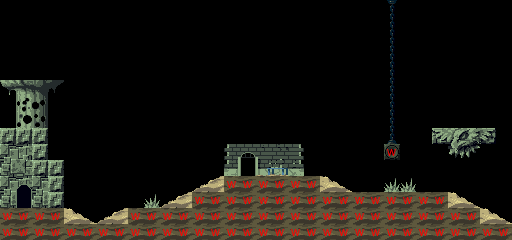

A level layout from a 2D game, rendered from its tile map. Below: a short description, then the map file with its tile-grid data intact:
An orthogonal 32x15 tile map with 16x16 px tiles, 3 tile layers (Layer000, Layer001, Permissions), 2 tilesets.

<map version="1.0" orientation="orthogonal" width="32" height="15" tilewidth="16" tileheight="16">
 <tileset firstgid="1" name="tileset0" tilewidth="16" tileheight="16">
  <image source="gfx/PrtSand.png" trans="000000" width="256" height="112" />
 </tileset>
 <tileset firstgid="113" name="permissions" tilewidth="16" tileheight="16">
  <image source="gfx/permissions.png" trans="000000" width="128" height="128" />
 </tileset>
 <layer name="Layer000" width="32" height="15">
  <data encoding="csv">
0,0,0,0,0,0,0,0,0,0,0,0,0,0,0,0,0,0,0,0,0,0,0,0,10,0,0,0,0,0,0,0,
0,0,0,0,0,0,0,0,0,0,0,0,0,0,0,0,0,0,0,0,0,0,0,0,26,0,0,0,0,0,0,0,
0,0,0,0,0,0,0,0,0,0,0,0,0,0,0,0,0,0,0,0,0,0,0,0,26,0,0,0,0,0,0,0,
0,0,0,0,0,0,0,0,0,0,0,0,0,0,0,0,0,0,0,0,0,0,0,0,26,0,0,0,0,0,0,0,
0,0,0,0,0,0,0,0,0,0,0,0,0,0,0,0,0,0,0,0,0,0,0,0,26,0,0,0,0,0,0,0,
0,0,0,0,0,0,0,0,0,0,0,0,0,0,0,0,0,0,0,0,0,0,0,0,26,0,0,0,0,0,0,0,
0,0,0,0,0,0,0,0,0,0,0,0,0,0,0,0,0,0,0,0,0,0,0,0,26,0,0,0,0,0,0,0,
0,0,0,0,0,0,0,0,0,0,0,0,0,0,0,0,0,0,0,0,0,0,0,0,26,0,0,0,0,0,0,0,
34,34,34,0,0,0,0,0,0,0,0,0,0,0,0,0,0,0,0,0,0,0,0,0,42,0,0,0,0,0,0,0,
2,3,34,0,0,0,0,0,0,0,0,0,0,0,87,88,89,90,91,0,0,0,0,0,37,0,0,0,0,0,0,0,
18,19,34,34,0,0,0,0,0,0,0,0,0,0,103,104,105,106,107,0,0,0,0,0,0,0,0,0,0,0,0,0,
2,3,2,34,0,0,0,0,0,0,0,0,8,9,4,5,4,5,4,5,6,7,0,0,0,0,0,0,0,0,0,0,
18,19,18,34,0,0,0,0,0,0,8,9,4,5,4,5,4,5,4,5,4,5,4,5,4,5,4,5,6,7,0,0,
4,5,4,5,6,7,8,9,4,5,4,5,4,5,4,5,4,5,4,5,4,5,4,5,4,5,4,5,4,5,6,7,
4,5,4,5,4,5,4,5,4,5,4,5,4,5,4,5,4,5,4,5,4,5,4,5,4,5,4,5,4,5,4,5
</data>
 </layer>
 <layer name="Layer001" width="32" height="15">
  <data encoding="csv">
0,0,0,0,0,0,0,0,0,0,0,0,0,0,0,0,0,0,0,0,0,0,0,0,0,0,0,0,0,0,0,0,
0,0,0,0,0,0,0,0,0,0,0,0,0,0,0,0,0,0,0,0,0,0,0,0,0,0,0,0,0,0,0,0,
0,0,0,0,0,0,0,0,0,0,0,0,0,0,0,0,0,0,0,0,0,0,0,0,0,0,0,0,0,0,0,0,
0,0,0,0,0,0,0,0,0,0,0,0,0,0,0,0,0,0,0,0,0,0,0,0,0,0,0,0,0,0,0,0,
0,0,0,0,0,0,0,0,0,0,0,0,0,0,0,0,0,0,0,0,0,0,0,0,0,0,0,0,0,0,0,0,
43,44,45,46,0,0,0,0,0,0,0,0,0,0,0,0,0,0,0,0,0,0,0,0,0,0,0,0,0,0,0,0,
0,14,15,0,0,0,0,0,0,0,0,0,0,0,0,0,0,0,0,0,0,0,0,0,0,0,0,0,0,0,0,0,
0,30,31,0,0,0,0,0,0,0,0,0,0,0,0,0,0,0,0,0,0,0,0,0,0,0,0,0,0,0,0,0,
0,0,0,0,0,0,0,0,0,0,0,0,0,0,0,0,0,0,0,0,0,0,0,0,0,0,0,22,23,24,25,0,
0,0,0,0,0,0,0,0,0,0,0,0,0,0,0,0,0,0,0,0,0,0,0,0,0,0,0,0,39,40,0,0,
0,0,0,0,0,0,0,0,0,0,0,0,0,0,0,0,100,101,0,0,0,0,0,0,0,0,0,0,0,0,0,0,
0,17,0,0,0,0,0,0,0,0,0,0,0,0,0,0,0,0,0,0,0,0,0,0,72,72,0,0,0,0,0,0,
0,33,0,0,0,0,0,0,0,72,0,0,0,0,0,0,0,0,0,0,0,0,0,0,0,0,0,0,0,0,0,0,
0,0,0,0,0,0,0,0,0,0,0,0,0,0,0,0,0,0,0,0,0,0,0,0,0,0,0,0,0,0,0,0,
0,0,0,0,0,0,0,0,0,0,0,0,0,0,0,0,0,0,0,0,0,0,0,0,0,0,0,0,0,0,0,0
</data>
 </layer>
 <layer name="Permissions" width="32" height="15">
  <data encoding="csv">
0,0,0,0,0,0,0,0,0,0,0,0,0,0,0,0,0,0,0,0,0,0,0,0,0,0,0,0,0,0,0,0,
0,0,0,0,0,0,0,0,0,0,0,0,0,0,0,0,0,0,0,0,0,0,0,0,0,0,0,0,0,0,0,0,
0,0,0,0,0,0,0,0,0,0,0,0,0,0,0,0,0,0,0,0,0,0,0,0,0,0,0,0,0,0,0,0,
0,0,0,0,0,0,0,0,0,0,0,0,0,0,0,0,0,0,0,0,0,0,0,0,0,0,0,0,0,0,0,0,
0,0,0,0,0,0,0,0,0,0,0,0,0,0,0,0,0,0,0,0,0,0,0,0,0,0,0,0,0,0,0,0,
0,0,0,0,0,0,0,0,0,0,0,0,0,0,0,0,0,0,0,0,0,0,0,0,0,0,0,0,0,0,0,0,
0,0,0,0,0,0,0,0,0,0,0,0,0,0,0,0,0,0,0,0,0,0,0,0,0,0,0,0,0,0,0,0,
0,0,0,0,0,0,0,0,0,0,0,0,0,0,0,0,0,0,0,0,0,0,0,0,0,0,0,0,0,0,0,0,
0,0,0,0,0,0,0,0,0,0,0,0,0,0,0,0,0,0,0,0,0,0,0,0,0,0,0,0,0,0,0,0,
0,0,0,0,0,0,0,0,0,0,0,0,0,0,0,0,0,0,0,0,0,0,0,0,113,0,0,0,0,0,0,0,
0,0,0,0,0,0,0,0,0,0,0,0,0,0,0,0,0,0,0,0,0,0,0,0,0,0,0,0,0,0,0,0,
0,0,0,0,0,0,0,0,0,0,0,0,0,0,113,113,113,113,113,113,0,0,0,0,0,0,0,0,0,0,0,0,
0,0,0,0,0,0,0,0,0,0,0,0,113,113,113,113,113,113,113,113,113,113,113,113,113,113,113,113,0,0,0,0,
113,113,113,113,0,0,0,0,113,113,113,113,113,113,113,113,113,113,113,113,113,113,113,113,113,113,113,113,113,113,0,0,
113,113,113,113,113,113,113,113,113,113,113,113,113,113,113,113,113,113,113,113,113,113,113,113,113,113,113,113,113,113,113,113
</data>
 </layer>
</map>